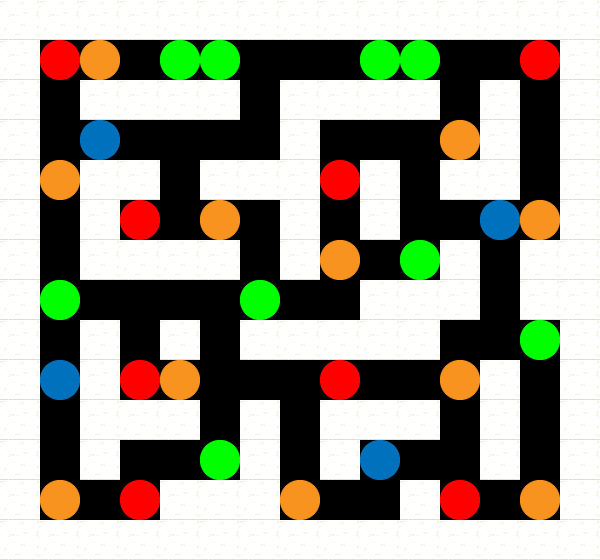

The image is a tile-based game level rendered from a .tmx file. Its description and complete source (layers, tilesets, objects, tile grids) follow:
An orthogonal 15x14 tile map with 40x40 px tiles, 1 tile layer (Tile Layer 1), 2 tilesets.

<map version="1.0" tiledversion="1.0.3" orientation="orthogonal" renderorder="right-down" width="15" height="14" tilewidth="40" tileheight="40" nextobjectid="1">
 <tileset firstgid="1" name="spawns" tilewidth="40" tileheight="40" spacing="40" margin="40" tilecount="4" columns="4">
  <image source="../../spawns.png" width="360" height="120" />
  <tile id="0">
   <properties>
    <property name="spawn" value="bonus" />
   </properties>
  </tile>
  <tile id="1">
   <properties>
    <property name="spawn" value="enemy" />
   </properties>
  </tile>
  <tile id="2">
   <properties>
    <property name="spawn" value="friendly" />
   </properties>
  </tile>
  <tile id="3">
   <properties>
    <property name="spawn" value="bulb" />
   </properties>
  </tile>
 </tileset>
 <tileset firstgid="5" name="tiles" tilewidth="40" tileheight="40" tilecount="1" columns="1">
  <image source="tiles.png" width="40" height="40" />
 </tileset>
 <layer name="Tile Layer 1" width="15" height="14">
  <data encoding="csv">
5,5,5,5,5,5,5,5,5,5,5,5,5,5,5,
5,2,1,0,3,3,0,0,0,3,3,0,0,2,5,
5,0,5,5,5,5,0,5,5,5,5,0,5,0,5,
5,0,4,0,0,0,0,5,0,0,0,1,5,0,5,
5,1,5,5,0,5,5,5,2,5,0,5,5,0,5,
5,0,5,2,0,1,0,5,0,5,0,0,4,1,5,
5,0,5,5,5,5,0,5,1,0,3,5,0,5,5,
5,3,0,0,0,0,3,0,0,5,5,5,0,5,5,
5,0,5,0,5,0,5,5,5,5,5,0,0,3,5,
5,4,5,2,1,0,0,0,2,0,0,1,5,0,5,
5,0,5,5,5,0,5,0,5,5,5,0,5,0,5,
5,0,5,0,0,3,5,0,5,4,0,0,5,0,5,
5,1,0,2,5,5,5,1,0,0,5,2,0,1,5,
5,5,5,5,5,5,5,5,5,5,5,5,5,5,5
</data>
 </layer>
</map>
